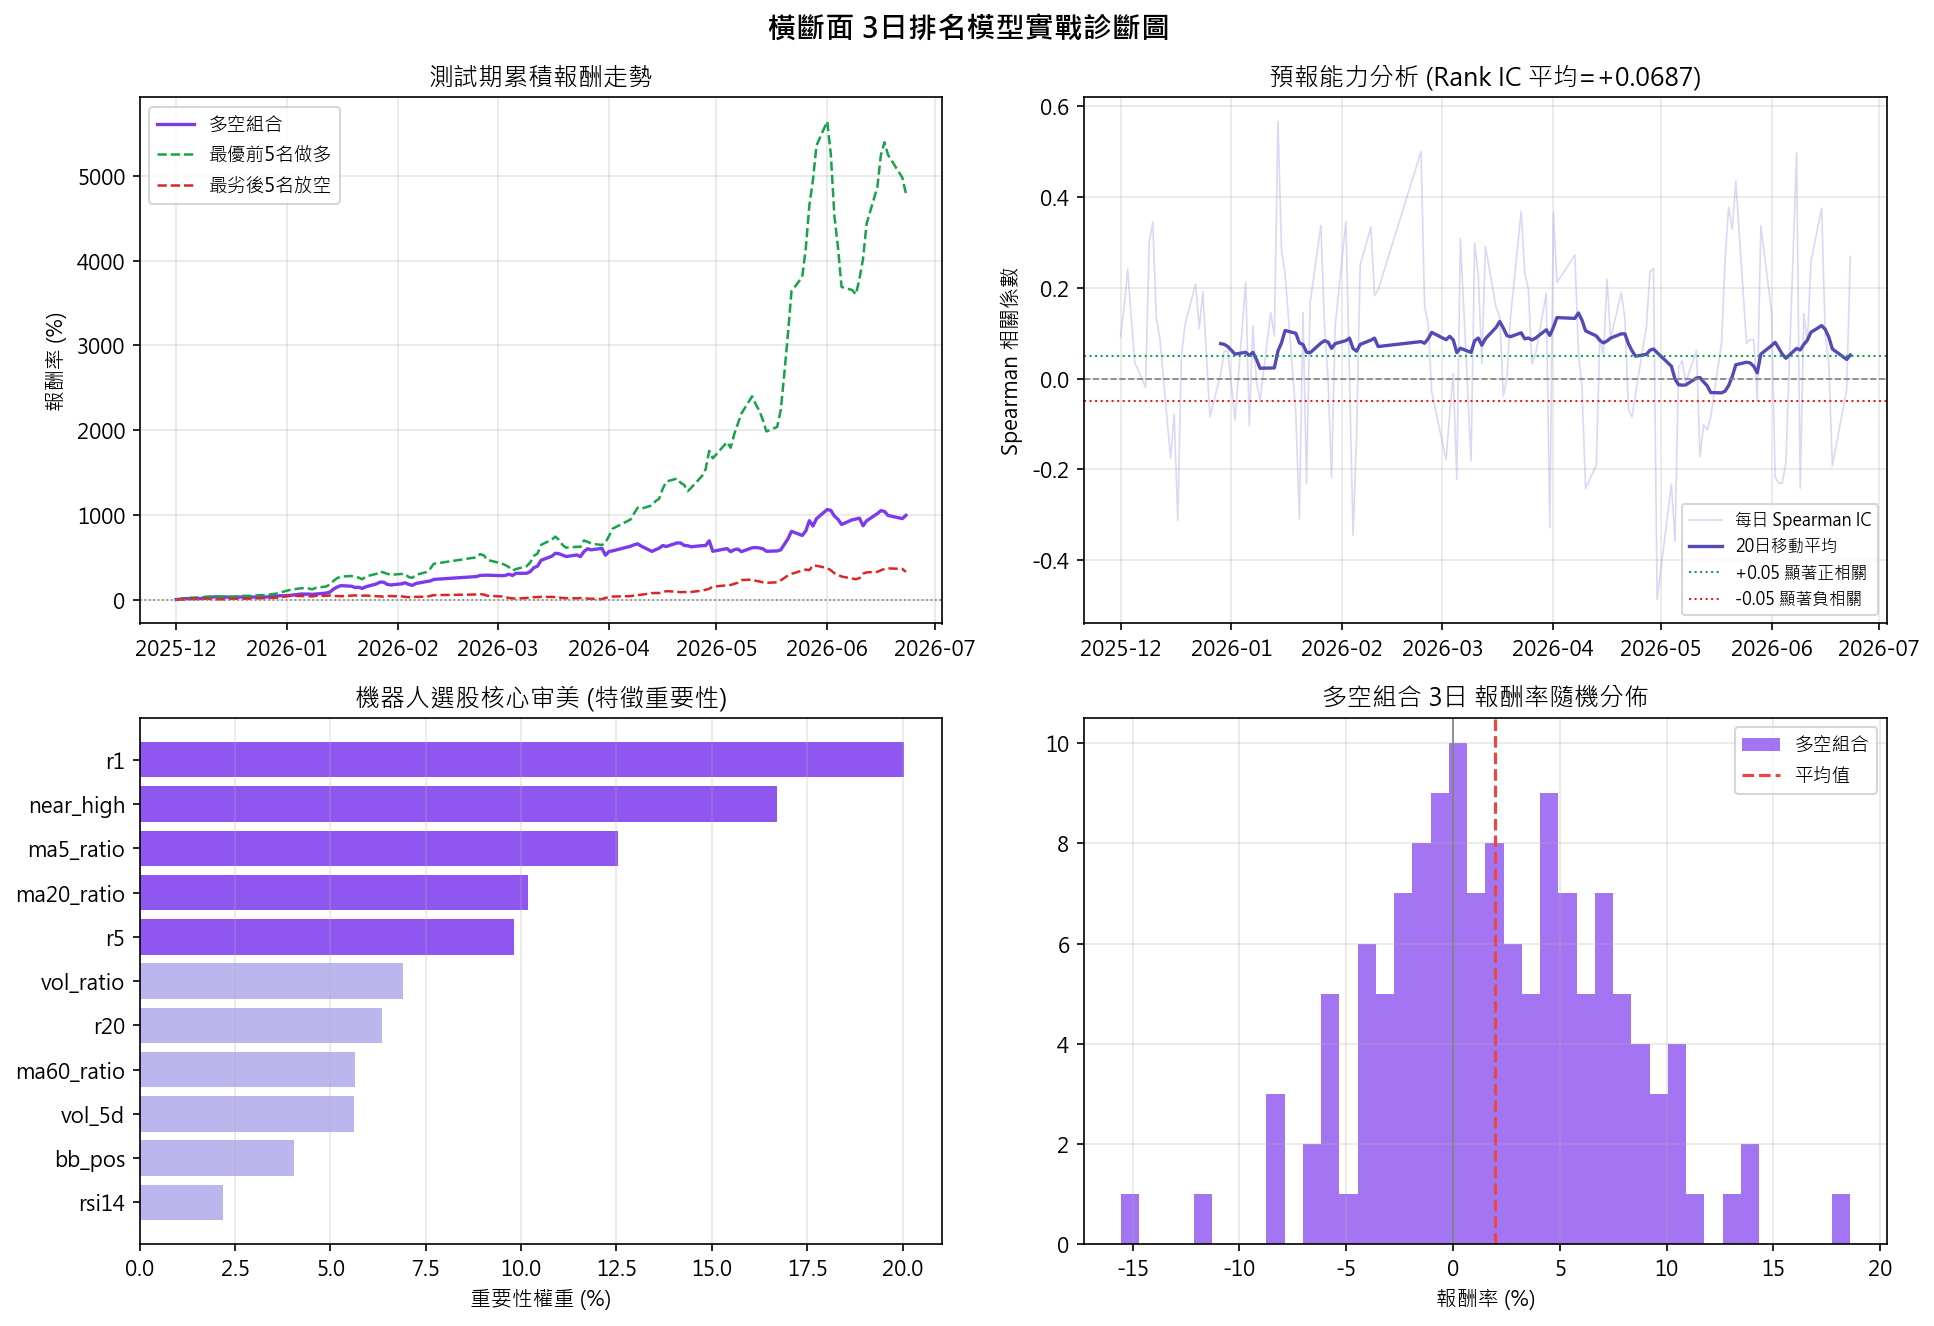

Write Python code to recreate this figure.
"""Cross-sectional stock ranking model (Optimized for 15W Real Trading).

This script trains a RandomForestRegressor to rank Taiwan stocks by expected
3-day forward return. It evaluates the model, implements a buffer rank check,
and auto-archives the daily predictions into a desktop folder to prevent column alignment bugs.
"""

from __future__ import annotations

import argparse
import warnings
import os
from dataclasses import dataclass
from pathlib import Path
from datetime import datetime

import matplotlib.pyplot as plt
import numpy as np
import pandas as pd
import yfinance as yf
from scipy.stats import spearmanr
from sklearn.ensemble import RandomForestRegressor


warnings.filterwarnings("ignore")


DEFAULT_PERIOD = "3y"
DEFAULT_OUTPUT = "day27_ranking_3day.png"  # 對齊最新 3 日換倉圖表
DEFAULT_CACHE_DIR = ".yfinance_cache"
FORWARD_DAYS = 3  # 🔥 實戰優化：改為 3 日換倉預測目標
TEST_SIZE = 0.2
TOP_N = 5
RANDOM_STATE = 42

from watchlist import ALL_STOCKS
STOCKS = ALL_STOCKS

FEATURE_COLUMNS = [
    "r1",
    "r5",
    "r20",
    "ma5_ratio",
    "ma20_ratio",
    "ma60_ratio",
    "vol_ratio",
    "vol_5d",
    "rsi14",
    "bb_pos",
    "near_high",
]


@dataclass(frozen=True)
class RankingResult:
    model: RandomForestRegressor
    train_data: pd.DataFrame
    test_data: pd.DataFrame
    daily_results: pd.DataFrame
    feature_importances: pd.Series
    latest_date: pd.Timestamp
    latest_ranking: pd.DataFrame  # 升級：回傳包含完整特徵與代碼對齊的 DataFrame


def configure_matplotlib() -> None:
    plt.rcParams["font.family"] = "Microsoft JhengHei"
    plt.rcParams["axes.unicode_minus"] = False


def configure_yfinance_cache(cache_dir: Path) -> None:
    cache_dir.mkdir(parents=True, exist_ok=True)
    yf.set_tz_cache_location(str(cache_dir))


def download_market_data(symbols: list[str], period: str) -> tuple[pd.DataFrame, pd.DataFrame]:
    """Download close and volume data for all symbols."""
    # group_by="ticker" 能徹底阻絕多個商品下載時 MultiIndex 欄位交叉錯位的 Bug
    raw = yf.download(symbols, period=period, progress=False, auto_adjust=True, group_by="ticker")

    if raw.empty:
        raise ValueError("No market data downloaded")

    prices_dict = {}
    volumes_dict = {}

    for sym in symbols:
        try:
            if sym in raw.columns.levels[0]:
                prices_dict[STOCKS[sym]] = raw[sym]["Close"]
                volumes_dict[STOCKS[sym]] = raw[sym]["Volume"]
        except Exception:
            # 兼容單一股票或非 MultiIndex 狀況
            if len(symbols) == 1:
                prices_dict[STOCKS[sym]] = raw["Close"]
                volumes_dict[STOCKS[sym]] = raw["Volume"]

    prices = pd.DataFrame(prices_dict).ffill().bfill()
    volumes = pd.DataFrame(volumes_dict).ffill().bfill()

    if prices.empty or volumes.empty:
        raise ValueError("Downloaded data does not contain usable close and volume fields")

    return prices, volumes


def calc_rsi(prices: pd.Series, window: int = 14) -> pd.Series:
    delta = prices.diff()
    gain = delta.clip(lower=0).rolling(window).mean()
    loss = (-delta.clip(upper=0)).rolling(window).mean()
    relative_strength = gain / loss.replace(0, np.nan)
    return 100 - (100 / (1 + relative_strength))


def build_symbol_features(price: pd.Series, volume: pd.Series) -> pd.DataFrame:
    """Build technical features for one symbol."""
    features = pd.DataFrame(index=price.index)
    returns_1d = price.pct_change(1)

    features["r1"] = returns_1d
    features["r5"] = price.pct_change(5)
    features["r20"] = price.pct_change(20)
    features["ma5_ratio"] = price / price.rolling(5).mean() - 1
    features["ma20_ratio"] = price / price.rolling(20).mean() - 1
    features["ma60_ratio"] = price / price.rolling(60).mean() - 1
    features["vol_ratio"] = volume / volume.rolling(20).mean()
    features["vol_5d"] = returns_1d.rolling(5).std()
    features["rsi14"] = calc_rsi(price)

    bb_mid = price.rolling(20).mean()
    bb_std = price.rolling(20).std()
    features["bb_pos"] = (price - (bb_mid - 2 * bb_std)) / (4 * bb_std).replace(0, np.nan)
    features["near_high"] = price / price.rolling(20).max() - 1
    
    # 🔥 實戰優化：預測目標錨定為未來 3 日報酬率
    features["future_3d"] = price.pct_change(FORWARD_DAYS).shift(-FORWARD_DAYS)

    return features.replace([np.inf, -np.inf], np.nan)


def build_panel_dataset(prices: pd.DataFrame, volumes: pd.DataFrame) -> pd.DataFrame:
    """Build a MultiIndex DataFrame indexed by Date and Ticker."""
    symbol_frames = []

    for ticker in prices.columns:
        feature_frame = build_symbol_features(prices[ticker], volumes[ticker])
        feature_frame["Ticker"] = ticker
        symbol_frames.append(feature_frame)

    panel = pd.concat(symbol_frames)
    panel.index.name = "Date"
    panel = panel.set_index("Ticker", append=True).sort_index()
    return panel


def split_train_test(dataset: pd.DataFrame, test_size: float) -> tuple[pd.DataFrame, pd.DataFrame]:
    """Split by date so every test row is later than every train row."""
    clean = dataset.dropna(subset=FEATURE_COLUMNS + ["future_3d"]).copy()
    dates = clean.index.get_level_values("Date").unique().sort_values()

    if len(dates) < 30:
        raise ValueError("Not enough dates to create a reliable train/test split")

    split_at = int(len(dates) * (1 - test_size))
    train_dates = dates[:split_at]
    test_dates = dates[split_at:]

    train = clean.loc[clean.index.get_level_values("Date").isin(train_dates)]
    test = clean.loc[clean.index.get_level_values("Date").isin(test_dates)]

    return train, test


def train_model(train_data: pd.DataFrame) -> RandomForestRegressor:
    model = RandomForestRegressor(
        n_estimators=300,
        max_depth=6,
        min_samples_leaf=20,
        random_state=RANDOM_STATE,
        n_jobs=-1,
    )
    model.fit(train_data[FEATURE_COLUMNS], train_data["future_3d"])
    return model


def evaluate_ranking(test_data: pd.DataFrame, predictions: np.ndarray, top_n: int) -> pd.DataFrame:
    """Evaluate daily long-short ranking quality on the test set."""
    scored = test_data.copy()
    scored["predicted"] = predictions
    rows = []

    for date, group in scored.groupby(level="Date"):
        if len(group) < top_n * 2:
            continue

        ranked = group.sort_values("predicted", ascending=False)
        long_return = ranked["future_3d"].head(top_n).mean()
        short_return = ranked["future_3d"].tail(top_n).mean()
        long_short_return = long_return - short_return
        spear = safe_spearman(ranked["predicted"], ranked["future_3d"])

        rows.append(
            {
                "date": date,
                "long": long_return,
                "short": short_return,
                "long_short": long_short_return,
                "spearman": spear,
            }
        )

    results = pd.DataFrame(rows).set_index("date")
    return results.dropna()


def safe_spearman(predicted: pd.Series, actual: pd.Series) -> float:
    if predicted.nunique() < 2 or actual.nunique() < 2:
        return np.nan

    value, _ = spearmanr(predicted, actual)
    return float(value)


def predict_latest_ranking(model: RandomForestRegressor, panel: pd.DataFrame) -> tuple[pd.Timestamp, pd.DataFrame]:
    """Predict the latest available cross-section and return rich DataFrame with rank."""
    latest_features = panel.dropna(subset=FEATURE_COLUMNS)
    latest_date = latest_features.index.get_level_values("Date").max()
    latest_cross_section = latest_features.xs(latest_date, level="Date").copy()
    
    # 預測並打分
    latest_cross_section["predicted"] = model.predict(latest_cross_section[FEATURE_COLUMNS])
    latest_cross_section["Rank"] = latest_cross_section["predicted"].rank(ascending=False, method="first").astype(int)
    
    final_ranking = latest_cross_section.sort_values(by="Rank").reset_index()
    return latest_date, final_ranking


def run_pipeline(symbols: list[str], period: str, test_size: float, top_n: int) -> RankingResult:
    prices, volumes = download_market_data(symbols, period)
    panel = build_panel_dataset(prices, volumes)
    train_data, test_data = split_train_test(panel, test_size)
    model = train_model(train_data)
    predictions = model.predict(test_data[FEATURE_COLUMNS])
    daily_results = evaluate_ranking(test_data, predictions, top_n)

    if daily_results.empty:
        raise ValueError("Ranking evaluation produced no usable daily results")

    importances = pd.Series(model.feature_importances_, index=FEATURE_COLUMNS).sort_values(ascending=False)
    latest_date, latest_ranking = predict_latest_ranking(model, panel)

    return RankingResult(
        model=model,
        train_data=train_data,
        test_data=test_data,
        daily_results=daily_results,
        feature_importances=importances,
        latest_date=latest_date,
        latest_ranking=latest_ranking,
    )


def print_summary(result: RankingResult, top_n: int) -> None:
    daily = result.daily_results
    long_curve = (1 + daily["long"]).cumprod() - 1
    short_curve = (1 + daily["short"]).cumprod() - 1
    long_short_curve = (1 + daily["long_short"]).cumprod() - 1

    print("\n" + "="*60)
    print("📈 ML 橫斷面選股模型實戰摘要 (3日目標優化版)")
    print("="*60)
    print(f"訓練集樣本數: {len(result.train_data):,}")
    print(f"測試集樣本數: {len(result.test_data):,}")
    print(f"測試總交易日: {len(daily):,}")
    print(f"平均資訊值 (Mean Spearman Rank IC): {daily['spearman'].mean():+.4f}")
    print(f"做多前 {top_n} 名累積報酬: {long_curve.iloc[-1] * 100:+.1f}%")
    print(f"放空後 {top_n} 名累積報酬: {short_curve.iloc[-1] * 100:+.1f}%")
    print(f"多空組合累積報酬:       {long_short_curve.iloc[-1] * 100:+.1f}%")

    print("\n💡 核心特徵重要性排行 (Feature Importances):")
    for name, value in result.feature_importances.head(5).items():
        print(f"  {name:<12} {value * 100:.2f}%")

    # 🔥 實戰控制面板輸出
    ranking_df = result.latest_ranking
    today_str = result.latest_date.strftime("%Y-%m-%d")
    
    print("\n" + "🔥" * 5 + f" 15萬實戰跟單決策面板 ({today_str}) " + "🔥" * 5)
    print(f"\n👑 建議買進/續抱核心【前 {top_n} 名】(等權重 20% 分配):")
    for _, row in ranking_df.head(top_n).iterrows():
        print(f"  第 {int(row['Rank']):2d} 名 | Ticker: {row['Ticker']:<10} | 預測得分: {row['predicted']:+.5f}")

    print(f"\n🛡️ 智慧緩衝留守區【第 6 ~ 10 名】(原持有則不更換):")
    for _, row in ranking_df.iloc[top_n:10].iterrows():
        print(f"  第 {int(row['Rank']):2d} 名 | Ticker: {row['Ticker']:<10} | 預測得分: {row['predicted']:+.5f}")

    print(f"\n🛑 警報避開區【最後 {top_n} 名】(切勿買進):")
    for _, row in ranking_df.tail(top_n).iloc[::-1].iterrows():
        print(f"  倒數第 {int(len(ranking_df) - row['Rank'] + 1):2d} 名 | Ticker: {row['Ticker']:<10} | 預測得分: {row['predicted']:+.5f}")
    print("="*60)

    # 💾 實戰優化：自動備份為 CSV 供下輪換倉時比對 Rank 緩衝區
    desktop_stock_dir = Path(__file__).with_name("stock")
    desktop_stock_dir.mkdir(parents=True, exist_ok=True)
    csv_path = desktop_stock_dir / f"predictions_{today_str}.csv"
    ranking_df.to_csv(csv_path, index=False, encoding="utf-8-sig")
    print(f"💾 決策歷史紀錄已自動封存至：{csv_path}\n")


def create_figure(result: RankingResult) -> plt.Figure:
    daily = result.daily_results
    long_curve = (1 + daily["long"]).cumprod() - 1
    short_curve = (1 + daily["short"]).cumprod() - 1
    long_short_curve = (1 + daily["long_short"]).cumprod() - 1

    fig, axes = plt.subplots(2, 2, figsize=(13, 9))
    fig.suptitle("橫斷面 3日排名模型實戰診斷圖", fontsize=14, fontweight="bold")

    ax1 = axes[0, 0]
    ax1.plot(long_short_curve.index, long_short_curve * 100, color="#7C3AED", lw=1.6, label="多空組合")
    ax1.plot(long_curve.index, long_curve * 100, color="#16A34A", lw=1.2, ls="--", label="最優前5名做多")
    ax1.plot(short_curve.index, short_curve * 100, color="#DC2626", lw=1.2, ls="--", label="最劣後5名放空")
    ax1.axhline(0, color="gray", lw=0.8, ls=":")
    ax1.set_title("測試期累積報酬走勢")
    ax1.set_ylabel("報酬率 (%)")
    ax1.legend(fontsize=9)
    ax1.grid(alpha=0.3)

    ax2 = axes[0, 1]
    rolling_spearman = daily["spearman"].rolling(20).mean()
    ax2.plot(daily.index, daily["spearman"], color="#AFA9EC", lw=0.8, alpha=0.45, label="每日 Spearman IC")
    ax2.plot(rolling_spearman.index, rolling_spearman, color="#534AB7", lw=1.6, label="20日移動平均")
    ax2.axhline(0, color="gray", lw=0.8, ls="--")
    ax2.axhline(0.05, color="#16A34A", lw=1, ls=":", label="+0.05 顯著正相關")
    ax2.axhline(-0.05, color="#DC2626", lw=1, ls=":", label="-0.05 顯著負相關")
    ax2.set_title(f"預報能力分析 (Rank IC 平均={daily['spearman'].mean():+.4f})")
    ax2.set_ylabel("Spearman 相關係數")
    ax2.legend(fontsize=8)
    ax2.grid(alpha=0.3)

    ax3 = axes[1, 0]
    importances = result.feature_importances.sort_values()
    colors = ["#7C3AED" if value > importances.median() else "#AFA9EC" for value in importances]
    ax3.barh(importances.index, importances.values * 100, color=colors, alpha=0.85)
    ax3.set_title("機器人選股核心审美 (特徵重要性)")
    ax3.set_xlabel("重要性權重 (%)")
    ax3.grid(axis="x", alpha=0.3)

    ax4 = axes[1, 1]
    ax4.hist(daily["long_short"] * 100, bins=40, color="#7C3AED", alpha=0.7, label="多空組合")
    ax4.axvline(daily["long_short"].mean() * 100, color="#EF4444", lw=1.5, ls="--", label="平均值")
    ax4.axvline(0, color="gray", lw=0.8)
    ax4.set_title("多空組合 3日 報酬率隨機分佈")
    ax4.set_xlabel("報酬率 (%)")
    ax4.legend(fontsize=9)
    ax4.grid(alpha=0.3)

    fig.tight_layout()
    return fig


def parse_args() -> argparse.Namespace:
    parser = argparse.ArgumentParser(description="Train and evaluate a stock ranking model")
    parser.add_argument("--period", default=DEFAULT_PERIOD, help=f"Yahoo Finance download period, default: {DEFAULT_PERIOD}")
    parser.add_argument("--output", type=Path, default=Path(__file__).with_name(DEFAULT_OUTPUT), help="Output PNG path")
    parser.add_argument("--top-n", type=int, default=TOP_N, help=f"Number of long and short names per test day, default: {TOP_N}")
    parser.add_argument("--test-size", type=float, default=TEST_SIZE, help=f"Fraction of dates used for testing, default: {TEST_SIZE}")
    parser.add_argument("--no-show", action="store_true", help="Save the chart without opening a GUI window")
    return parser.parse_args()


def main() -> None:
    args = parse_args()
    configure_matplotlib()
    configure_yfinance_cache(Path(__file__).with_name(DEFAULT_CACHE_DIR))

    symbols = list(STOCKS.keys())
    result = run_pipeline(symbols, args.period, args.test_size, args.top_n)
    print_summary(result, args.top_n)

    fig = create_figure(result)
    output_path = args.output.resolve()
    fig.savefig(output_path, dpi=150, bbox_inches="tight")

    if args.no_show:
        plt.close(fig)
    else:
        plt.show()


if __name__ == "__main__":
    main()
